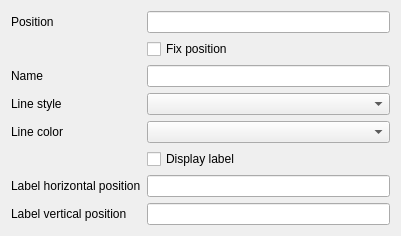
<?xml version="1.0" encoding="UTF-8"?>
<ui version="4.0">
 <class>edit</class>
 <widget class="QWidget" name="edit">
  <property name="geometry">
   <rect>
    <x>0</x>
    <y>0</y>
    <width>401</width>
    <height>227</height>
   </rect>
  </property>
  <property name="sizePolicy">
   <sizepolicy hsizetype="MinimumExpanding" vsizetype="MinimumExpanding">
    <horstretch>0</horstretch>
    <verstretch>0</verstretch>
   </sizepolicy>
  </property>
  <property name="windowTitle">
   <string>Form</string>
  </property>
  <layout class="QGridLayout" name="gridLayout">
   <item row="6" column="0">
    <widget class="QLabel" name="label_5">
     <property name="text">
      <string>Label horizontal position</string>
     </property>
    </widget>
   </item>
   <item row="3" column="0">
    <widget class="QLabel" name="label">
     <property name="text">
      <string>Line style</string>
     </property>
    </widget>
   </item>
   <item row="3" column="1">
    <widget class="QComboBox" name="style"/>
   </item>
   <item row="0" column="0">
    <widget class="QLabel" name="label_2">
     <property name="text">
      <string>Position</string>
     </property>
    </widget>
   </item>
   <item row="2" column="0">
    <widget class="QLabel" name="label_3">
     <property name="text">
      <string>Name</string>
     </property>
    </widget>
   </item>
   <item row="0" column="1">
    <widget class="QLineEdit" name="position"/>
   </item>
   <item row="4" column="0">
    <widget class="QLabel" name="label_4">
     <property name="text">
      <string>Line color</string>
     </property>
    </widget>
   </item>
   <item row="2" column="1">
    <widget class="QLineEdit" name="name"/>
   </item>
   <item row="4" column="1">
    <widget class="QComboBox" name="color"/>
   </item>
   <item row="7" column="0">
    <widget class="QLabel" name="label_6">
     <property name="text">
      <string>Label vertical position</string>
     </property>
    </widget>
   </item>
   <item row="5" column="1">
    <widget class="QCheckBox" name="display_label">
     <property name="text">
      <string>Display label</string>
     </property>
    </widget>
   </item>
   <item row="7" column="1">
    <widget class="QLineEdit" name="label_y_pos">
     <property name="sizePolicy">
      <sizepolicy hsizetype="Expanding" vsizetype="Expanding">
       <horstretch>0</horstretch>
       <verstretch>0</verstretch>
      </sizepolicy>
     </property>
    </widget>
   </item>
   <item row="6" column="1">
    <widget class="QLineEdit" name="label_x_pos">
     <property name="sizePolicy">
      <sizepolicy hsizetype="Expanding" vsizetype="Expanding">
       <horstretch>0</horstretch>
       <verstretch>0</verstretch>
      </sizepolicy>
     </property>
    </widget>
   </item>
   <item row="1" column="1">
    <widget class="QCheckBox" name="fixed_marker">
     <property name="text">
      <string>Fix position</string>
     </property>
    </widget>
   </item>
  </layout>
 </widget>
 <resources/>
 <connections/>
</ui>
